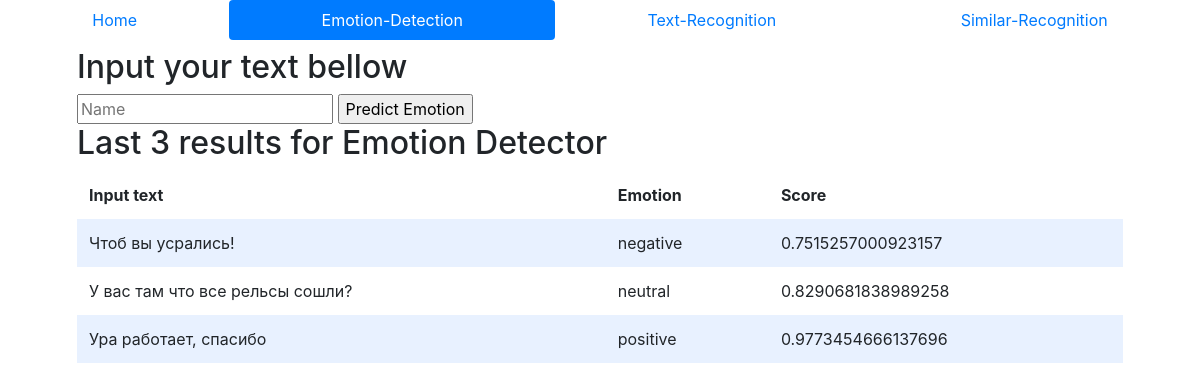
/emotion-detection, run on an earlier commit of the app's database.
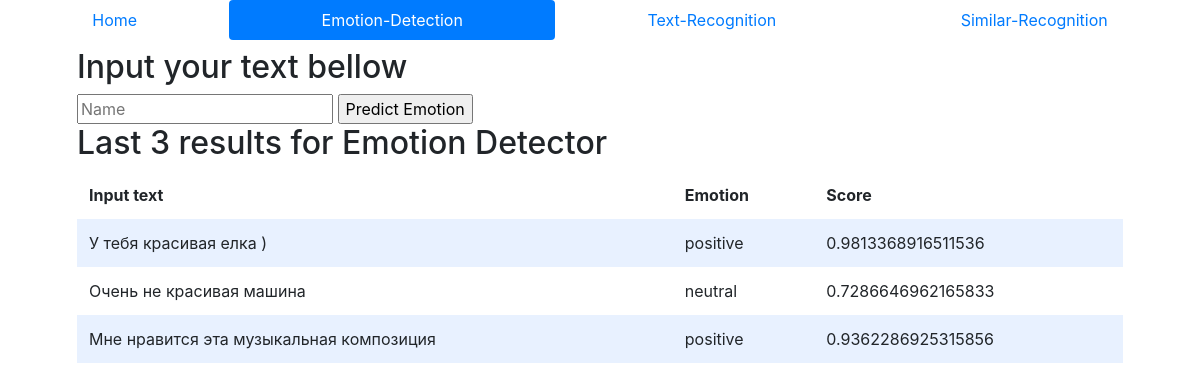
And on a later commit of the database.
### tables this page shows
CREATE TABLE emotion(id INTEGER PRIMARY KEY AUTOINCREMENT, input TEXT NOT NULL, output TEXT NOT NULL, score FLOAT NOT NULL);

### app.py (the view)
@app.route("/emotion-detection", methods=["GET", "POST"])
def emotion():
    if request.method == "POST":
        text_input = request.form.get("text_input")
        if not text_input:  # If there is no name, showing erros page
            return render_template("error.html", message="Missing text, try again")
        predict = Sentiment_ru.inference(txt=text_input)
        db.execute("INSERT INTO emotion (input, output, score) VALUES(?, ?, ?)", text_input, predict[0], predict[1])
        results = db.execute("SELECT * FROM emotion ORDER BY id DESC LIMIT 4")
        return render_template("emotion-detection.html", results=results)
    else:
        results = db.execute("SELECT * FROM emotion ORDER BY id DESC LIMIT 3")
        return render_template("emotion-detection.html", results=results)

### app.py (called while the page is built)
@app.after_request
def after_request(response):
    response.headers["Cache-Control"] = "no-cache, no-store, must-revalidate"
    response.headers["Expires"] = 0
    response.headers["Pragma"] = "no-cache"
    return response

### templates/emotion-detection.html (shortened to what this page needs)
<!DOCTYPE html>
<html lang="en">
    <head>
        <link rel="stylesheet" href="https://cdn.jsdelivr.net/npm/bootstrap@4.5.3/dist/css/bootstrap.min.css">
        <link href="static/styles.css" rel="stylesheet">
    </head>
    <body>
        <nav class="nav nav-pills nav-fill">
            <li class="nav-item">
                <a class="nav-link" href="/">Home</a>
            </li>
            <li class="nav-item">
                <a class="nav-link active" href="/emotion-detection">Emotion-Detection</a>
            </li>
            <li class="nav-item">
                <a class="nav-link" href="/text-recognition">Text-Recognition</a>
            </li>
            <li class="nav-item">
                <a class="nav-link" href="/similar-recognition">Similar-Recognition</a>
            </li>
        </nav>
        <div class="container">
            <div class="section">
                <h2>Input your text bellow</h2>
                <form action="/emotion-detection" method="post">
                    <input autocomplete="off" autofocus placeholder="Name" name="text_input" type="text">
                    <input type="submit" value="Predict Emotion">
                </form>
                <h2>Last 3 results for Emotion Detector</h2>
                <table>
                    <thead>
                        <tr>
                            <th>Input text</th>
                            <th>Emotion</th>
                            <th>Score</th>
                        </tr>
                    </thead>
                    <tbody>
                        {% for result in results %}
                            <tr>
                                <td>{{ result.input }}</td>
                                <td>{{ result.output }}</td>
                                <td>{{ result.score }}</td>
                            </tr>
                        {% endfor %}
                    </tbody>
                </table>
            </div>
        </div>
    </body>
</html>

What changed in the data, as far as the page shows it:
no longer on this page (row unchanged): emotion: input "Чтоб вы усрались!", output "negative", score "0.7515257000923157"
no longer on this page (row unchanged): emotion: input "У вас там что все рельсы сошли?", output "neutral", score "0.8290681838989258"
no longer on this page (row unchanged): emotion: input "Ура работает, спасибо", output "positive", score "0.9773454666137696"
added emotion: input "У тебя красивая елка )", output "positive", score "0.9813368916511536"
added emotion: input "Очень не красивая машина", output "neutral", score "0.7286646962165833"
added emotion: input "Мне нравится эта музыкальная композиция", output "positive", score "0.9362286925315856"
